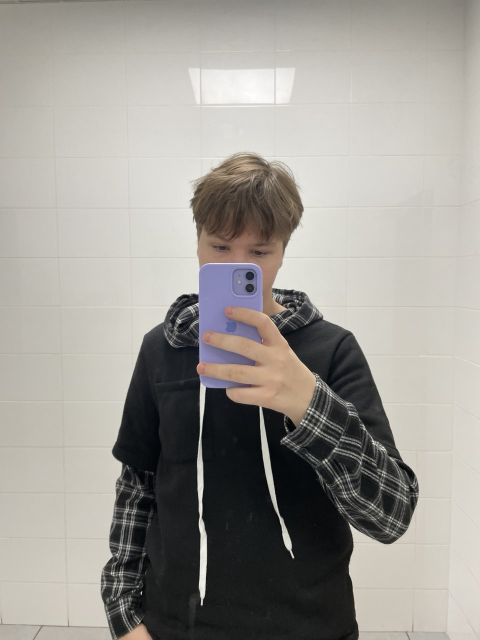
#> input picture photos/photoo.jpg, 960 x 1280 px (shown at 1/2 size)
$ python HW_lesson4.py
#> lines starting #> are read from the running program, lines starting #| are printed output that depends on the picture; after the words box and inside, x2 and y2 are one past the last pixel; in counts of white or black regions, pixels touching at a corner belong together
import cv2 as cv
import numpy as np

img = cv.imread('photos/photoo.jpg')
#> img is the input picture: shape (1280, 960, 3); mean B, G, R 147.9, 153.9, 157
scale = 2
img = cv.resize(img, (img.shape[1] // scale, img.shape[0] // scale))
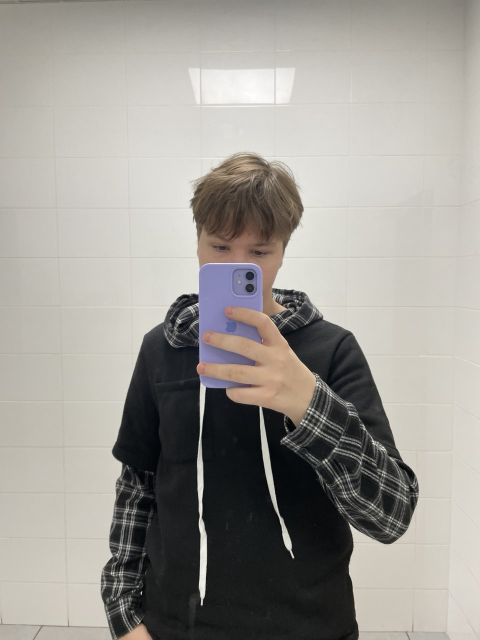
#> img: shape (640, 480, 3); mean B, G, R 148.1, 154, 157.2
print(img.shape)
#| (640, 480, 3)

img_copy_color = img.copy()
img_copy = img.copy()
img_copy = cv.cvtColor(img_copy, cv.COLOR_BGR2GRAY)
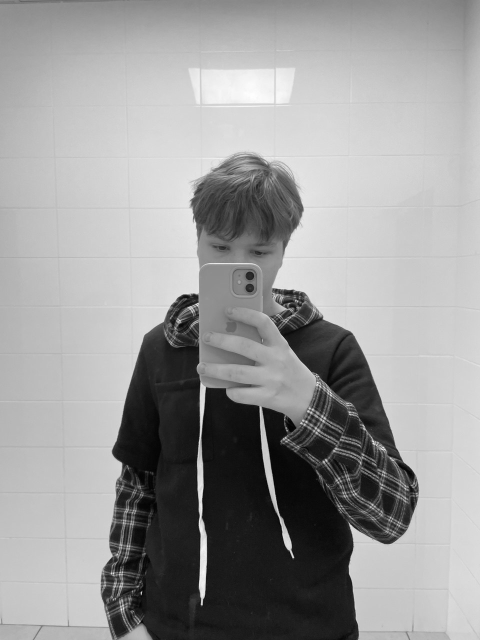
#> img_copy: shape (640, 480); min 2, max 254, mean 154.3
img_copy = cv.GaussianBlur(img_copy, (3,3), 4)

img_copy = cv.equalizeHist(img_copy)
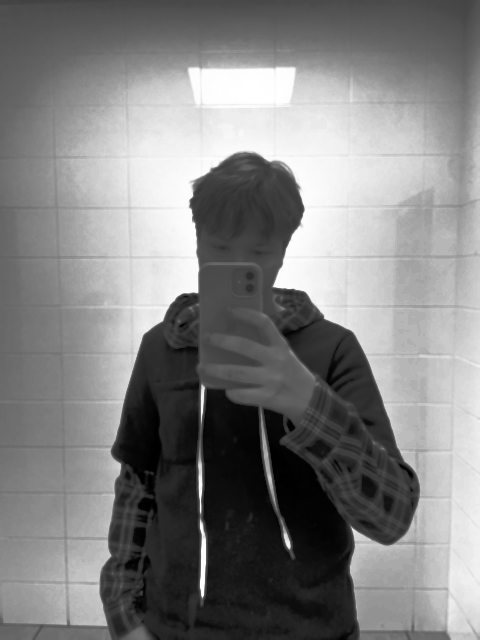
#> img_copy: shape (640, 480); min 0, max 255, mean 128.8
img_copy = cv.Canny(img_copy, 150, 250)
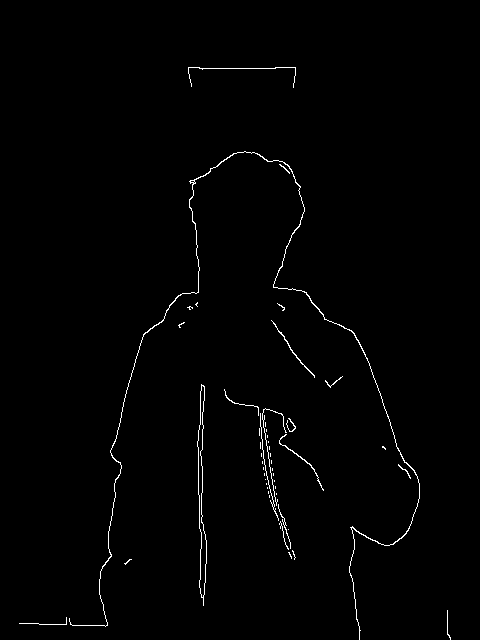
#> img_copy: shape (640, 480); 0.97% white in thin lines or dots, all inside (x1, y1, x2, y2) = (19, 67, 451, 640)

contours, hierarchy = cv.findContours(img_copy, cv.RETR_EXTERNAL, cv.CHAIN_APPROX_SIMPLE)
#> contours = 48 contours, 44 with area under 20; largest, box (x1, y1, x2, y2) and area: (197, 384, 207, 606) 790, (69, 151, 420, 640) 229, (271, 320, 315, 378) 38, (279, 434, 324, 491) 36

for cnt in contours:
    area = cv.contourArea(cnt)
    if area>220 and area<700:
        x, y, w, h = cv.boundingRect(cnt)
        cv.rectangle(img_copy_color, (x,y), (x+w, y+h), (0, 255, 0), 2)
        text_y = y-5 if y-5 > 10 else y + 15
        text = f'x:{x}, y:{y}, S:{int(area)}'
        cv.putText(img_copy_color, text, (x, text_y), cv.FONT_HERSHEY_SIMPLEX, 0.5, (0, 0, 255), 2)
#> this loop made 48 passes
#> (area, x, y, w, h, text_y, text) on pass 47: (229, 69, 151, 351, 489, 146, 'x:69, y:151, S:229')
#> area on passes 31, 39, 42: 36.5, 790, 38
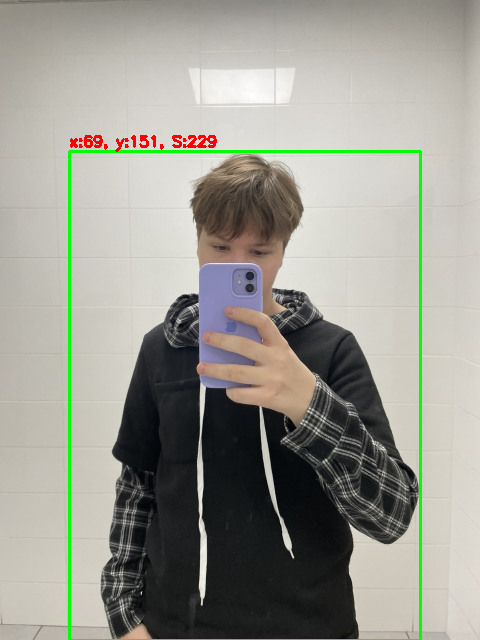
#> img_copy_color: shape (640, 480, 3); 1.71% of pixels changed, all inside (x1, y1, x2, y2) = (68, 135, 422, 640)

cv.imshow('copy', img_copy_color)
cv.waitKey(0)
cv.destroyAllWindows()

$ run again, with photos/geom.jpg copied over photos/photoo.jpg
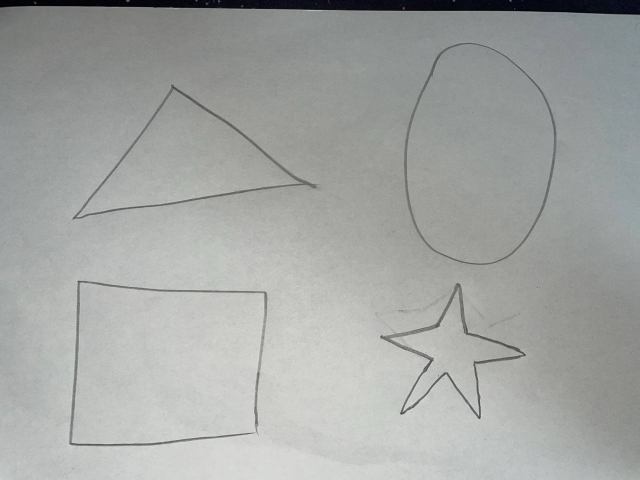
#> input picture photos/geom.jpg, 1280 x 960 px (shown at 1/2 size)
#> img is the input picture: shape (960, 1280, 3); mean B, G, R 162.5, 164.8, 162.6
#> img: shape (480, 640, 3)
#| (480, 640, 3)
#> `img_copy = cv.equalizeHist(img_copy)`:
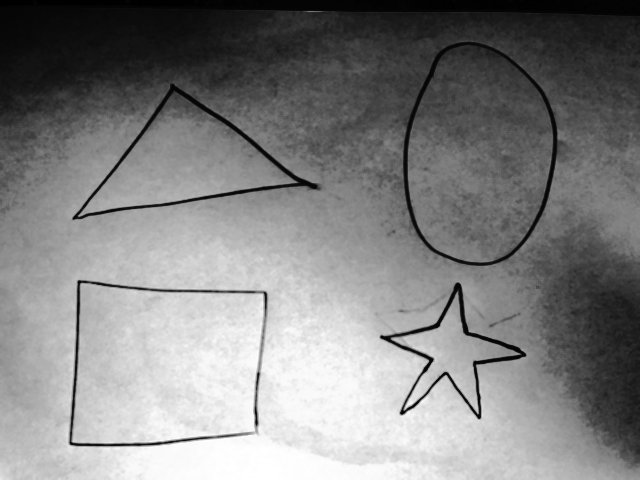
#> img_copy: shape (480, 640); min 0, max 255, mean 129.2
#> `img_copy = cv.Canny(img_copy, 150, 250)`:
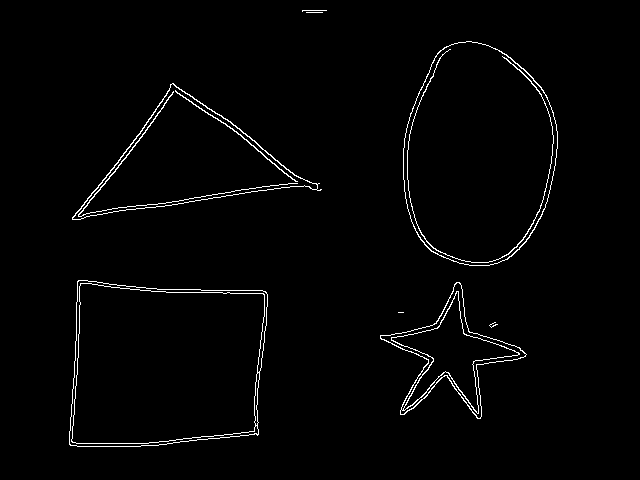
#> img_copy: shape (480, 640); 1.7% white in thin lines or dots, all inside (x1, y1, x2, y2) = (69, 10, 558, 447)
#> contours = 8 contours, 4 with area under 20; largest, box (x1, y1, x2, y2) and area: (69, 280, 268, 447) 29000, (403, 41, 558, 266) 27054, (72, 83, 322, 220) 14260, (380, 282, 527, 419) 6448
#> the loop `for cnt in contours:` made 8 passes
#> area on passes 3 to 6: 6448, 29000.5, 14259.5, 27054.5

$ run again, with photos/me.jpg copied over photos/photoo.jpg
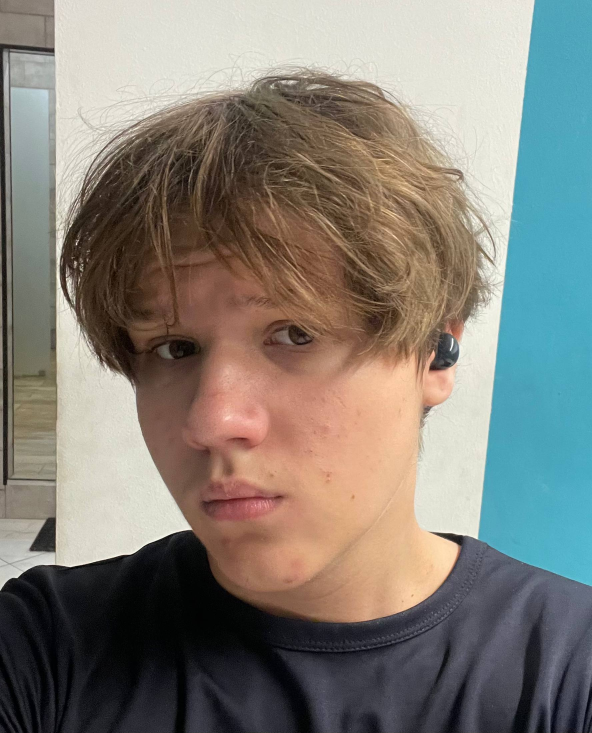
#> input picture photos/me.jpg, 1776 x 2199 px (shown at 1/3 size)
#> img is the input picture: shape (2199, 1776, 3); mean B, G, R 119.7, 127.4, 130.6
#> img: shape (1099, 888, 3)
#| (1099, 888, 3)
#> `img_copy = cv.cvtColor(img_copy, cv.COLOR_BGR2GRAY)`:
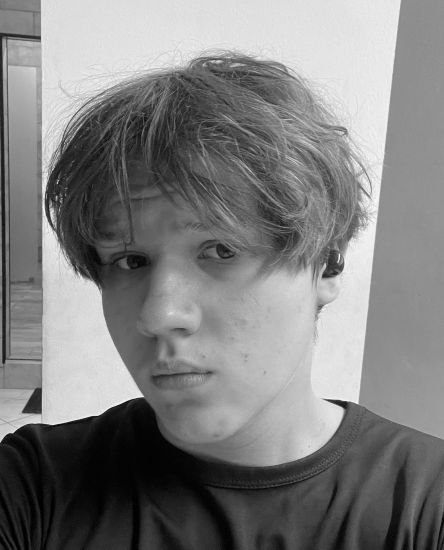
#> img_copy: shape (1099, 888) (shown at 1/2 size); min 0, max 254, mean 127.4
#> `img_copy = cv.Canny(img_copy, 150, 250)`:
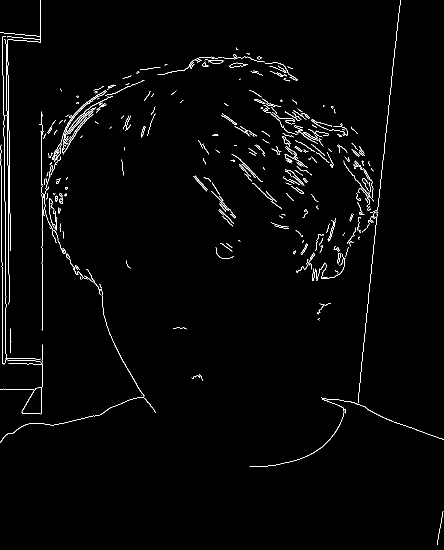
#> img_copy: shape (1099, 888) (shown at 1/2 size); 1.6% white in thin lines or dots
#> contours = 354 contours, 321 with area under 20; largest, box (x1, y1, x2, y2) and area: (135, 215, 192, 269) 208, (0, 551, 289, 885) 132, (126, 182, 216, 284) 122, (104, 180, 212, 324) 90, (499, 799, 692, 934) 70
#> the loop `for cnt in contours:` made 354 passes
#> area on passes 2, 4, 10: 69.5, 39, 30
